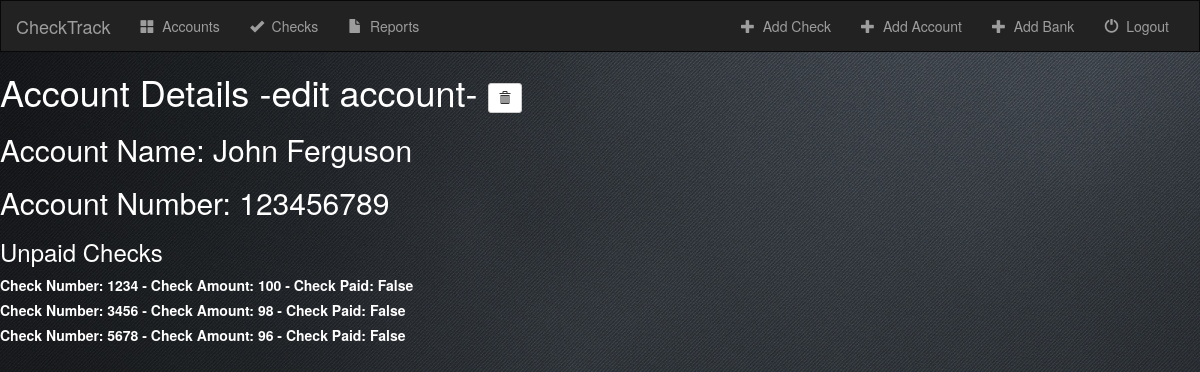
The app's page /check/accounts/account-details/1/ with its own data.
### check/models.py (models this page shows, shortened)
class Account(models.Model):
    acount_store = models.ForeignKey('Store', on_delete=models.CASCADE)
    bank = models.ForeignKey('Bank', on_delete=models.CASCADE)
    account_number = models.IntegerField(max_length=10)
    routing_number = models.IntegerField(max_length=10)
    account_name = models.CharField(max_length=20)
    account_street = models.CharField(max_length=50)
    account_state = models.CharField(max_length=20)
    account_city = models.CharField(max_length=20)
    account_zip = models.CharField(max_length=10)
    checks_bounced = models.IntegerField(max_length=1)

class Check(models.Model):
    account = models.ForeignKey('Account', on_delete=models.CASCADE)
    check_amount = models.IntegerField(max_length=10)
    check_number = models.IntegerField(max_length=4)
    cashier_name = models.CharField(max_length=20)
    check_status = models.BooleanField(default=False)
    entry_date = models.DateTimeField(auto_now_add=True, blank=True)
    letter_date_1 = models.DateField(null=True, blank=True)
    letter_date_2 = models.DateField(null=True, blank=True)
    letter_date_3 = models.DateField(null=True, blank=True)

### check/views.py (the view)
# urls.py: url(r'^accounts/account-details/(?P<pk>[0-9]+)/$', views.DetailView.as_view(), name='detail'),
class DetailView(generic.DetailView):
    model = Account
    template_name = 'check/detail.html'

### check/templates/check/detail.html (shortened to what this page needs)
{% extends 'check/base.html' %}
{% block body %}
<font color="#ffffff"><h1>Account Details <a href="{% url 'check:account-update' account.id %}"><font color="#ffffff">-edit account-</font></a>
    <form action="{% url 'check:account-delete' account.id %}" method="post" style="display: inline;">
        <button type="submit" class="btn btn-default btn-sm">
            <span class="glyphicon glyphicon-trash"></span>
        </button>
    </form>
</h1>
<h2>Account Name: {{ account.account_name}}</h2>
<h2>Account Number: {{ account.account_number}}</h2>
<h3>Unpaid Checks</h3>
    {% for check in account.check_set.all %}
        <label for="check{{ forloop.counter }}">
            Check Number: {{ check.check_number }} - Check Amount: {{ check.check_amount }} - Check Paid: {{ check.check_status }}
        </label><br>
    {% endfor %}
</font>
{% endblock %}

### check/static/check/style.css (style rules this page uses)
body { background: url("images/black-background.png"); color: white; }

### records on screen
Account: account_name "John Ferguson", account_number "123456789"
Check: check_number "1234", check_amount "100", check_status "False"
Check: check_number "3456", check_amount "98", check_status "False"
Check: check_number "5678", check_amount "96", check_status "False"
